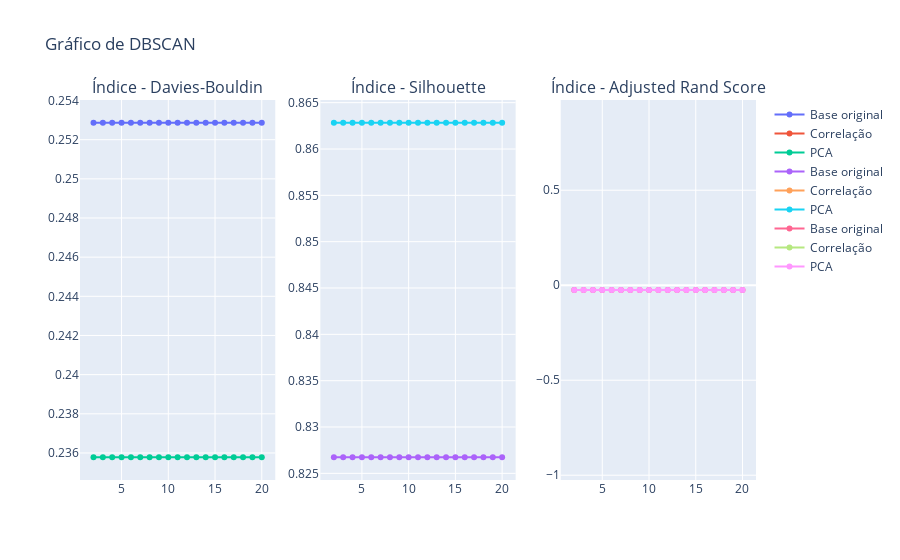

Here is the notebook cell this chart was saved with:
### Code cell
# Giving error 'Number of labels is 1. Valid values are 2 to n_samples - 1 (inclusive)' how to solve?
plot_cluster_indices(data_tfidf, selected_df_corr, selected_df_pca, labels, 'dbscan', eps_value=.1)

### Figure 1 — Plotly figure (JSON) as saved in the notebook; plotly's stock layout.template omitted (floating-point values rounded to 4 significant figures)
{"data": [{"name": "Base original", "type": "scatter", "x": [2, 3, 4, 5, 6, 7, 8, 9, 10, 11, 12, 13, 14, 15, 16, 17, 18, 19, 20], "xaxis": "x", "y": [0.2529, 0.2529, 0.2529, 0.2529, 0.2529, 0.2529, 0.2529, 0.2529, 0.2529, 0.2529, 0.2529, 0.2529, 0.2529, 0.2529, 0.2529, 0.2529, 0.2529, 0.2529, 0.2529], "yaxis": "y"}, {"name": "Correlação", "type": "scatter", "x": [2, 3, 4, 5, 6, 7, 8, 9, 10, 11, 12, 13, 14, 15, 16, 17, 18, 19, 20], "xaxis": "x", "y": [{}, {}, {}, {}, {}, {}, {}, {}, {}, {}, {}, {}, {}, {}, {}, {}, {}, {}, {}], "yaxis": "y"}, {"name": "PCA", "type": "scatter", "x": [2, 3, 4, 5, 6, 7, 8, 9, 10, 11, 12, 13, 14, 15, 16, 17, 18, 19, 20], "xaxis": "x", "y": [0.2358, 0.2358, 0.2358, 0.2358, 0.2358, 0.2358, 0.2358, 0.2358, 0.2358, 0.2358, 0.2358, 0.2358, 0.2358, 0.2358, 0.2358, 0.2358, 0.2358, 0.2358, 0.2358], "yaxis": "y"}, {"name": "Base original", "type": "scatter", "x": [2, 3, 4, 5, 6, 7, 8, 9, 10, 11, 12, 13, 14, 15, 16, 17, 18, 19, 20], "xaxis": "x2", "y": [0.8267, 0.8267, 0.8267, 0.8267, 0.8267, 0.8267, 0.8267, 0.8267, 0.8267, 0.8267, 0.8267, 0.8267, 0.8267, 0.8267, 0.8267, 0.8267, 0.8267, 0.8267, 0.8267], "yaxis": "y2"}, {"name": "Correlação", "type": "scatter", "x": [2, 3, 4, 5, 6, 7, 8, 9, 10, 11, 12, 13, 14, 15, 16, 17, 18, 19, 20], "xaxis": "x2", "y": [{}, {}, {}, {}, {}, {}, {}, {}, {}, {}, {}, {}, {}, {}, {}, {}, {}, {}, {}], "yaxis": "y2"}, {"name": "PCA", "type": "scatter", "x": [2, 3, 4, 5, 6, 7, 8, 9, 10, 11, 12, 13, 14, 15, 16, 17, 18, 19, 20], "xaxis": "x2", "y": [0.8628, 0.8628, 0.8628, 0.8628, 0.8628, 0.8628, 0.8628, 0.8628, 0.8628, 0.8628, 0.8628, 0.8628, 0.8628, 0.8628, 0.8628, 0.8628, 0.8628, 0.8628, 0.8628], "yaxis": "y2"}, {"name": "Base original", "type": "scatter", "x": [2, 3, 4, 5, 6, 7, 8, 9, 10, 11, 12, 13, 14, 15, 16, 17, 18, 19, 20], "xaxis": "x3", "y": [-0.02508, -0.02508, -0.02508, -0.02508, -0.02508, -0.02508, -0.02508, -0.02508, -0.02508, -0.02508, -0.02508, -0.02508, -0.02508, -0.02508, -0.02508, -0.02508, -0.02508, -0.02508, -0.02508], "yaxis": "y3"}, {"name": "Correlação", "type": "scatter", "x": [2, 3, 4, 5, 6, 7, 8, 9, 10, 11, 12, 13, 14, 15, 16, 17, 18, 19, 20], "xaxis": "x3", "y": [{}, {}, {}, {}, {}, {}, {}, {}, {}, {}, {}, {}, {}, {}, {}, {}, {}, {}, {}], "yaxis": "y3"}, {"name": "PCA", "type": "scatter", "x": [2, 3, 4, 5, 6, 7, 8, 9, 10, 11, 12, 13, 14, 15, 16, 17, 18, 19, 20], "xaxis": "x3", "y": [-0.02508, -0.02508, -0.02508, -0.02508, -0.02508, -0.02508, -0.02508, -0.02508, -0.02508, -0.02508, -0.02508, -0.02508, -0.02508, -0.02508, -0.02508, -0.02508, -0.02508, -0.02508, -0.02508], "yaxis": "y3"}], "layout": {"annotations": [{"font": {"size": 16}, "showarrow": false, "text": "Índice - Davies-Bouldin", "x": 0.1444, "xanchor": "center", "xref": "paper", "y": 1, "yanchor": "bottom", "yref": "paper"}, {"font": {"size": 16}, "showarrow": false, "text": "Índice - Silhouette", "x": 0.5, "xanchor": "center", "xref": "paper", "y": 1, "yanchor": "bottom", "yref": "paper"}, {"font": {"size": 16}, "showarrow": false, "text": "Índice - Adjusted Rand Score", "x": 0.8556, "xanchor": "center", "xref": "paper", "y": 1, "yanchor": "bottom", "yref": "paper"}], "boxmode": "group", "showlegend": true, "title": {"text": "Gráfico de DBSCAN"}, "xaxis": {"anchor": "y", "domain": [0, 0.2889]}, "xaxis2": {"anchor": "y2", "domain": [0.3556, 0.6444]}, "xaxis3": {"anchor": "y3", "domain": [0.7111, 1]}, "yaxis": {"anchor": "x", "domain": [0, 1]}, "yaxis2": {"anchor": "x2", "domain": [0, 1]}, "yaxis3": {"anchor": "x3", "domain": [0, 1]}}}
